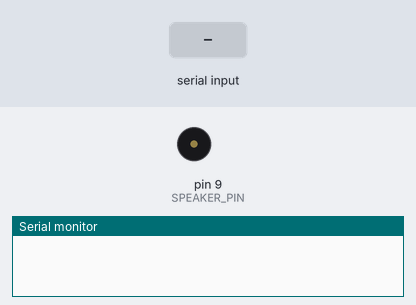
Bench run of a sketch on a simulated Arduino Uno, built with avr-gcc and run on an emulated ATmega328P. Parts: buzzer (waves = sounding), the last lines printed to the serial monitor. Inputs (shaded band) come from the test bench.

Above: at 1.2 s.
1.3 s: "PLAY\n" received over the second serial link
At 2.5 s:
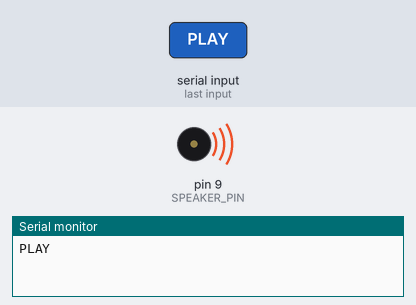
2.8 s: "PAUSE\n" received over the second serial link
4.3 s: "NEXT\n" received over the second serial link
Timing chart, 0 to 7.3 s (numbered marks = the images above; inputs shaded):
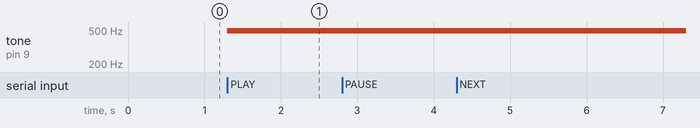

Measured:
- after the input at 1.3 s, tone on pin 9 (SPEAKER_PIN): silent → 490 Hz at once

The sketch:

SpeakerArduino.ino
```cpp
#include <SoftwareSerial.h>

#define SPEAKER_PIN 9
#define TF_CARD_PIN 10

SoftwareSerial bt(10, 11); // RX, TX for Bluetooth

int currentVolume = 128; // Default volume (50%)
bool isPlaying = false;

void setup() {
  pinMode(SPEAKER_PIN, OUTPUT);
  bt.begin(9600); // Bluetooth communication
  Serial.begin(9600); // Debugging
}

void loop() {
  if (bt.available()) {
    String command = bt.readStringUntil('\n'); // Read command
    handleCommand(command);
  }

  if (isPlaying) {
    playAudio(); // Simulated audio playback
  }
}

void handleCommand(String command) {
  if (command == "PLAY") {
    isPlaying = true;
    Serial.println("PLAY");
  } else if (command == "PAUSE") {
    isPlaying = false;
    Serial.println("PAUSE");
  } else if (command == "NEXT") {
    Serial.println("NEXT SONG");
    bt.println("SONG:Next Song"); // Notify LCD Arduino
  } else if (command == "PREV") {
    Serial.println("PREVIOUS SONG");
    bt.println("SONG:Previous Song"); // Notify LCD Arduino
  } else if (command.startsWith("VOL:")) {
    currentVolume = command.substring(4).toInt();
    Serial.print("VOLUME SET TO: ");
    Serial.println(currentVolume);
  }
}

void playAudio() {
  // Placeholder function to simulate audio playback
  analogWrite(SPEAKER_PIN, currentVolume);
}
```
